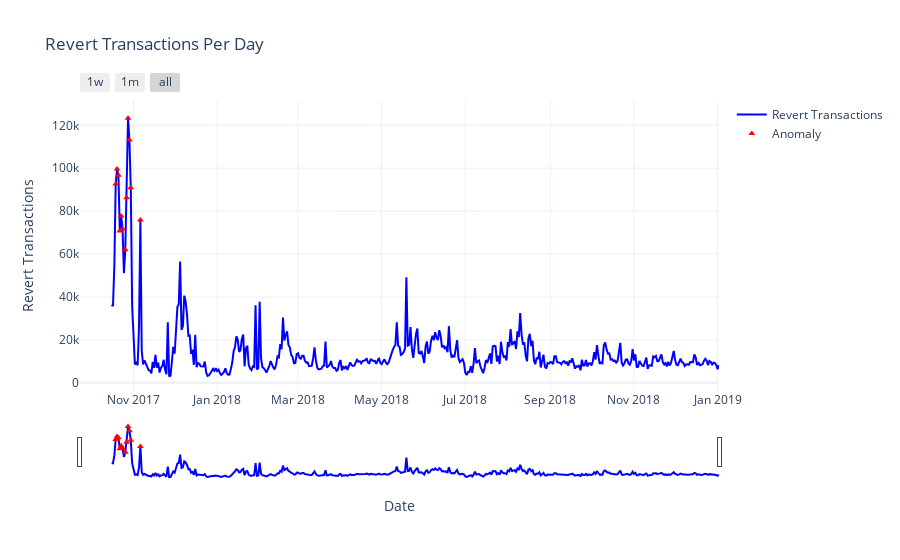

Notebook code for this chart:
### Code cell
import pandas as pd
import numpy as np
import plotly.graph_objects as go
from scipy.stats import zscore

day_file = r"D:\sai\revert\revert_count_per_day.txt"
df = pd.read_csv(day_file, sep="\t")

df['day'] = pd.to_datetime(df['day'])
df = df.sort_values('day')
df['zscore'] = zscore(df['node_count'])
df['anomaly'] = (df['zscore'].abs() > 3).astype(int)

fig = go.Figure()

fig.add_trace(go.Scatter(
    x=df['day'],
    y=df['node_count'],
    mode='lines',
    name='Revert Transactions',
    line=dict(color='blue')
))

anomalies = df[df['anomaly'] == 1]
fig.add_trace(go.Scatter(
    x=anomalies['day'],
    y=anomalies['node_count'],
    mode='markers',
    name='Anomaly',
    marker=dict(color='red', size=6, symbol='triangle-up'),
    hovertext=["Z > 3 anomaly" for _ in anomalies['day']],
    hoverinfo='text'
))

fig.update_layout(
    title='Revert Transactions Per Day ',
    xaxis=dict(
        title='Date',
        rangeslider=dict(visible=True),
        rangeselector=dict(
            buttons=[
                dict(count=7, label="1w", step="day", stepmode="backward"),
                dict(count=1, label="1m", step="month", stepmode="backward"),
                dict(step="all")
            ]
        )
    ),
    yaxis_title='Revert Transactions',
    template="plotly_white",
    hovermode="x unified",
    dragmode="zoom"
)

fig.show()

### Figure 1 — Plotly figure (JSON) as saved in the notebook; plotly's stock layout.template omitted (floating-point values rounded to 4 significant figures; data arrays with more than 128 entries replaced by an {"elided": "..."} marker saying what was removed)
{"data": [{"line": {"color": "blue"}, "mode": "lines", "name": "Revert Transactions", "type": "scatter", "x": {"elided": "444 str values"}, "y": {"elided": "444 int values"}}, {"hoverinfo": "text", "hovertext": ["Z > 3 anomaly", "Z > 3 anomaly", "Z > 3 anomaly", "Z > 3 anomaly", "Z > 3 anomaly", "Z > 3 anomaly", "Z > 3 anomaly", "Z > 3 anomaly", "Z > 3 anomaly", "Z > 3 anomaly", "Z > 3 anomaly", "Z > 3 anomaly"], "marker": {"color": "red", "size": 6, "symbol": "triangle-up"}, "mode": "markers", "name": "Anomaly", "type": "scatter", "x": ["2017-10-19T00:00:00", "2017-10-20T00:00:00", "2017-10-21T00:00:00", "2017-10-22T00:00:00", "2017-10-23T00:00:00", "2017-10-24T00:00:00", "2017-10-26T00:00:00", "2017-10-27T00:00:00", "2017-10-28T00:00:00", "2017-10-29T00:00:00", "2017-10-30T00:00:00", "2017-11-06T00:00:00"], "y": [92682, 99680, 96692, 70715, 77767, 71617, 61941, 86217, 123265, 113138, 90862, 75880]}], "layout": {"dragmode": "zoom", "hovermode": "x unified", "title": {"text": "Revert Transactions Per Day "}, "xaxis": {"rangeselector": {"buttons": [{"count": 7, "label": "1w", "step": "day", "stepmode": "backward"}, {"count": 1, "label": "1m", "step": "month", "stepmode": "backward"}, {"step": "all"}]}, "rangeslider": {"visible": true}, "title": {"text": "Date"}}, "yaxis": {"title": {"text": "Revert Transactions"}}}}
